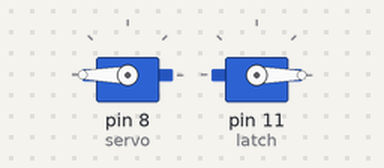
Bench run of a sketch on a simulated Arduino Uno, built with avr-gcc and run on an emulated ATmega328P. Shown: 2 × servo.

Above: at 0.05 s.
At 4.0 s:
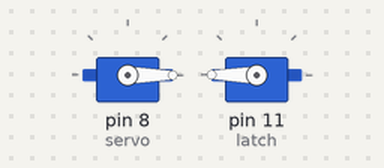
Timing chart, 0 to 5.2 s (numbered marks = the images above):
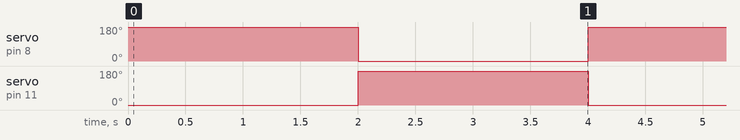

Measured:
- by itself, servo on pin 8 (servo), servo on pin 11 (latch): alternates 180° for 2.0 s and 0° for 2.0 s

The sketch:

testservos.ino
```cpp
#include <Servo.h>

Servo servo;
Servo latch;

void setup() {

  servo.attach(8);
  servo.write(0);

  latch.attach(11);
  latch.write(0);

	Serial.begin(9600);

}

void loop() {
  // put your main code here, to run repeatedly:

  servo.write(180);
  delay(2000);
  servo.write(0);

  latch.write(180);
  delay(2000);
  latch.write(0);

}
```
